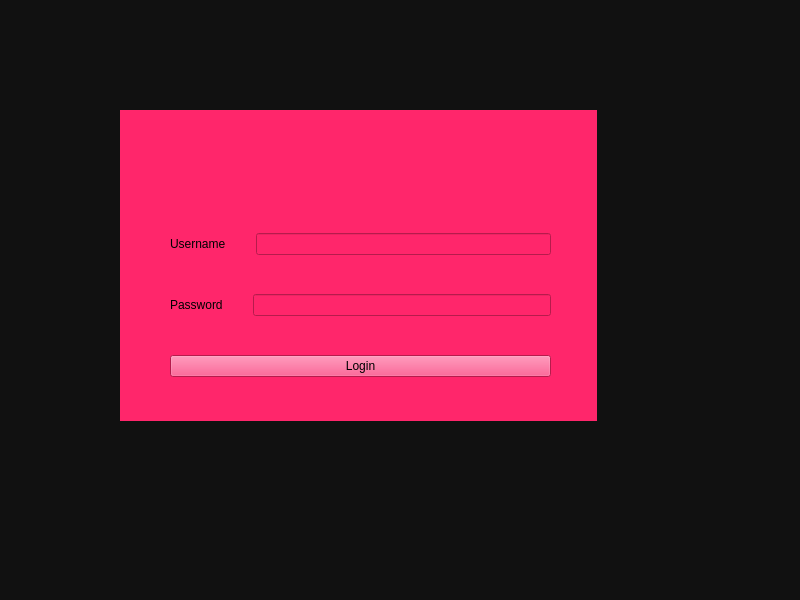
<?xml version="1.0" encoding="UTF-8"?>
<ui version="4.0">
 <class>MainWindow</class>
 <widget class="QMainWindow" name="MainWindow">
  <property name="geometry">
   <rect>
    <x>0</x>
    <y>0</y>
    <width>800</width>
    <height>600</height>
   </rect>
  </property>
  <property name="windowTitle">
   <string>MainWindow</string>
  </property>
  <property name="styleSheet">
   <string notr="true">background-color: rgb(17, 17, 17);</string>
  </property>
  <widget class="QWidget" name="centralwidget">
   <widget class="QStackedWidget" name="stackedWidget">
    <property name="geometry">
     <rect>
      <x>120</x>
      <y>110</y>
      <width>477</width>
      <height>311</height>
     </rect>
    </property>
    <property name="styleSheet">
     <string notr="true">background-color: rgb(255, 38, 107);</string>
    </property>
    <property name="currentIndex">
     <number>0</number>
    </property>
    <widget class="QWidget" name="page_3">
     <widget class="QWidget" name="">
      <property name="geometry">
       <rect>
        <x>50</x>
        <y>90</y>
        <width>381</width>
        <height>211</height>
       </rect>
      </property>
      <layout class="QVBoxLayout" name="verticalLayout">
       <item>
        <layout class="QHBoxLayout" name="horizontalLayout_2">
         <property name="spacing">
          <number>30</number>
         </property>
         <item>
          <widget class="QLabel" name="label_Username">
           <property name="text">
            <string>Username</string>
           </property>
          </widget>
         </item>
         <item>
          <widget class="QLineEdit" name="lineEdit_Username"/>
         </item>
        </layout>
       </item>
       <item>
        <layout class="QHBoxLayout" name="horizontalLayout">
         <property name="spacing">
          <number>30</number>
         </property>
         <item>
          <widget class="QLabel" name="label_Password">
           <property name="text">
            <string>Password</string>
           </property>
          </widget>
         </item>
         <item>
          <widget class="QLineEdit" name="lineEdit_Password"/>
         </item>
        </layout>
       </item>
       <item>
        <widget class="QPushButton" name="pushButton_Login">
         <property name="text">
          <string>Login</string>
         </property>
        </widget>
       </item>
      </layout>
     </widget>
    </widget>
    <widget class="QWidget" name="page_4">
     <widget class="QPushButton" name="pushButton">
      <property name="geometry">
       <rect>
        <x>130</x>
        <y>120</y>
        <width>271</width>
        <height>61</height>
       </rect>
      </property>
      <property name="text">
       <string>View Photoes</string>
      </property>
     </widget>
     <widget class="QPushButton" name="pushButton_2">
      <property name="geometry">
       <rect>
        <x>300</x>
        <y>210</y>
        <width>101</width>
        <height>31</height>
       </rect>
      </property>
      <property name="text">
       <string>Logout</string>
      </property>
     </widget>
    </widget>
   </widget>
  </widget>
  <widget class="QMenuBar" name="menubar">
   <property name="geometry">
    <rect>
     <x>0</x>
     <y>0</y>
     <width>800</width>
     <height>21</height>
    </rect>
   </property>
  </widget>
  <widget class="QStatusBar" name="statusbar"/>
 </widget>
 <resources/>
 <connections/>
</ui>
